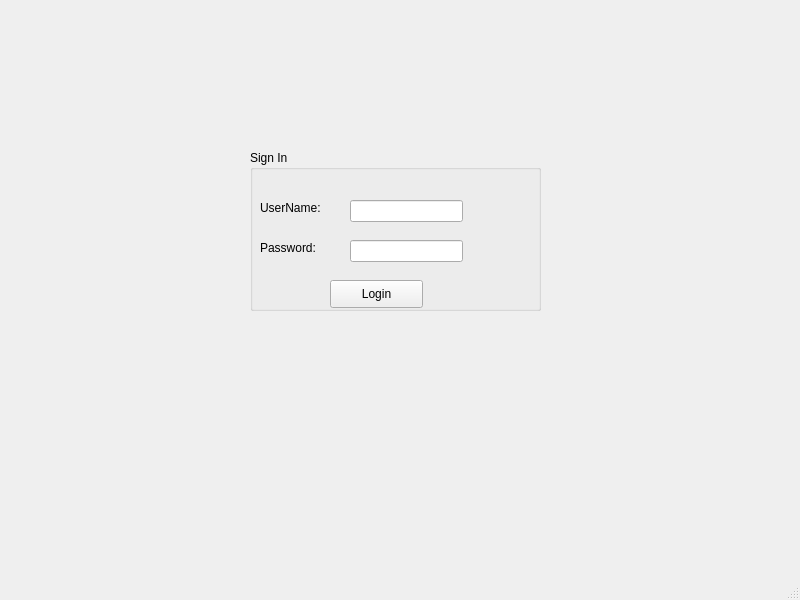
<?xml version="1.0" encoding="UTF-8"?>
<ui version="4.0">
 <class>MainWindow</class>
 <widget class="QMainWindow" name="MainWindow">
  <property name="geometry">
   <rect>
    <x>0</x>
    <y>0</y>
    <width>800</width>
    <height>600</height>
   </rect>
  </property>
  <property name="windowTitle">
   <string>MainWindow</string>
  </property>
  <widget class="QWidget" name="centralwidget">
   <widget class="QGroupBox" name="groupBox">
    <property name="geometry">
     <rect>
      <x>250</x>
      <y>150</y>
      <width>291</width>
      <height>161</height>
     </rect>
    </property>
    <property name="title">
     <string>Sign In</string>
    </property>
    <widget class="QLabel" name="label">
     <property name="geometry">
      <rect>
       <x>10</x>
       <y>50</y>
       <width>81</width>
       <height>16</height>
      </rect>
     </property>
     <property name="text">
      <string>UserName:</string>
     </property>
    </widget>
    <widget class="QLabel" name="label_2">
     <property name="geometry">
      <rect>
       <x>10</x>
       <y>90</y>
       <width>61</width>
       <height>16</height>
      </rect>
     </property>
     <property name="text">
      <string>Password:</string>
     </property>
    </widget>
    <widget class="QLineEdit" name="lineEdit">
     <property name="geometry">
      <rect>
       <x>100</x>
       <y>50</y>
       <width>113</width>
       <height>22</height>
      </rect>
     </property>
    </widget>
    <widget class="QLineEdit" name="lineEdit_2">
     <property name="geometry">
      <rect>
       <x>100</x>
       <y>90</y>
       <width>113</width>
       <height>22</height>
      </rect>
     </property>
     <property name="echoMode">
      <enum>QLineEdit::Password</enum>
     </property>
    </widget>
    <widget class="QPushButton" name="pushButton">
     <property name="geometry">
      <rect>
       <x>80</x>
       <y>130</y>
       <width>93</width>
       <height>28</height>
      </rect>
     </property>
     <property name="text">
      <string>Login</string>
     </property>
    </widget>
   </widget>
   <widget class="QLabel" name="label_3">
    <property name="geometry">
     <rect>
      <x>70</x>
      <y>460</y>
      <width>421</width>
      <height>31</height>
     </rect>
    </property>
    <property name="text">
     <string/>
    </property>
   </widget>
  </widget>
  <widget class="QMenuBar" name="menubar">
   <property name="geometry">
    <rect>
     <x>0</x>
     <y>0</y>
     <width>800</width>
     <height>26</height>
    </rect>
   </property>
  </widget>
  <widget class="QStatusBar" name="statusbar"/>
 </widget>
 <resources/>
 <connections/>
</ui>
